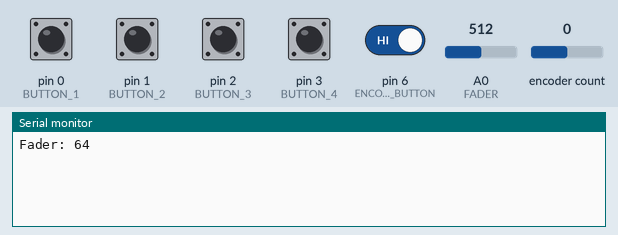
Bench run of a sketch on a simulated Teensy 4. On the bench: the last lines printed to the serial monitor. The test bench sets the inputs (shaded band); at power-on: pin 0 (BUTTON_1), pin 1 (BUTTON_2), pin 2 (BUTTON_3), pin 3 (BUTTON_4), pin 6 (ENCODER_BUTTON) HIGH, encoder count 0, A0 (FADER) = 512.

Above: at 1.2 s.
1.3 s: encoder count set to 1
At 2.5 s:
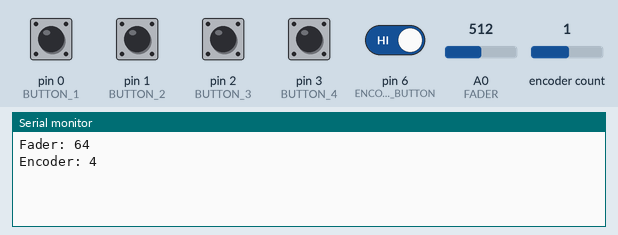
2.8 s: pin 0 (BUTTON_1) pulled LOW for 0.15 s
At 3.2 s:
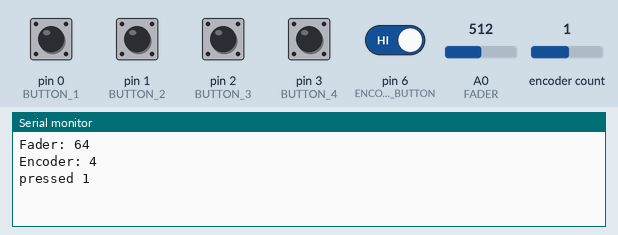
4.4 s: pin 6 (ENCODER_BUTTON) driven LOW
At 5.6 s:
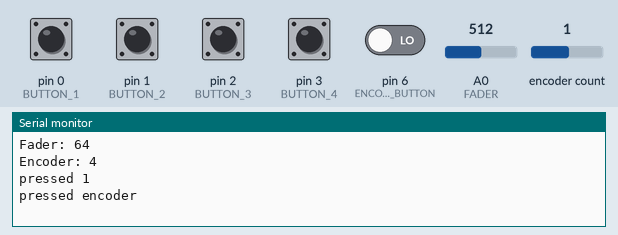
5.9 s: A0 (FADER) set to 716
At 7.1 s:
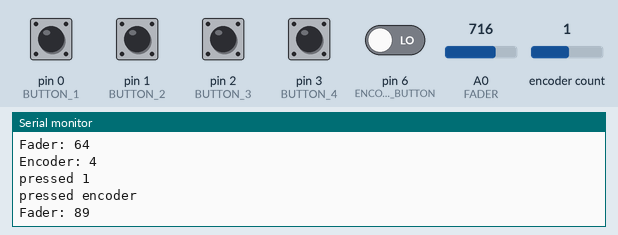
7.4 s: pin 1 (BUTTON_2) pulled LOW for 0.15 s
At 7.9 s:
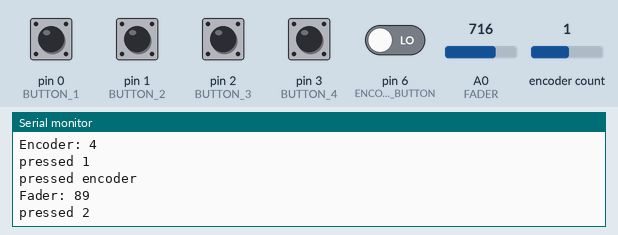
9.0 s: pin 2 (BUTTON_3) pulled LOW for 0.15 s
At 10.3 s:
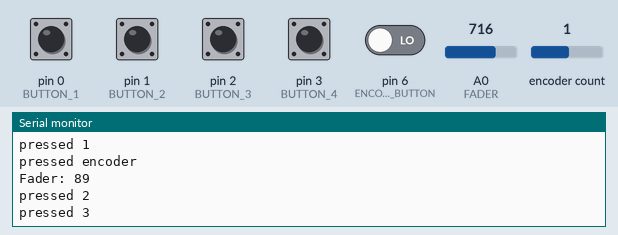

Measured:
- after the input at 1.3 s, the serial monitor: prints a new line at once (image 1)
- after the input at 2.8 s, the serial monitor: prints a new line at once (image 2)
- after the input at 4.4 s, the serial monitor: prints a new line at once (image 3)
- after the input at 5.9 s, the serial monitor: prints a new line at once (image 4)
- after the input at 7.4 s, the serial monitor: prints a new line at once (image 5)
- after the input at 9.0 s, the serial monitor: prints a new line at once (image 6)

The sketch:

midiController.ino
```cpp
#include <Bounce.h> //used for buttons
#include <Encoder.h> //used for rotary encoder

//#define POT_PIN 3 //analog
//#define TX_PIN 1 //digital
#define CHANNEL 1 //MIDI channel
#define BUTTON_1 0 //digital
#define BUTTON_2 1 //digital
#define BUTTON_3 2 //digital
#define BUTTON_4 3 //digital
#define ENCODER_BUTTON 6 //digital
#define FADER A0 //analog
#define ENCODERPIN_1 4 //digital
#define ENCODERPIN_2 5 //digital

int faderVal = 0; //current fader position
int lastFaderVal = 0; //last received fader position
long encoderVal = 0; //current encoder value
long oldEncoderVal = 0; //last received encoder value
//buttons
Bounce button1 = Bounce(BUTTON_1, 5); //CC1
Bounce button2 = Bounce(BUTTON_2, 5); //CC2
Bounce button3 = Bounce(BUTTON_3, 5); //CC3
Bounce button4 = Bounce(BUTTON_4, 5); //CC4
Bounce enc_button = Bounce(ENCODER_BUTTON, 5); //encoder button (CC5)
Encoder encoder(ENCODERPIN_1, ENCODERPIN_2); //jog wheel (rotary encoder) (CC20)

void setup() {
  //configure pins
  pinMode(BUTTON_1, INPUT_PULLUP);
  pinMode(BUTTON_2, INPUT_PULLUP);
  pinMode(BUTTON_3, INPUT_PULLUP);
  pinMode(BUTTON_4, INPUT_PULLUP);
  pinMode(ENCODER_BUTTON, INPUT_PULLUP);
}

void loop() {
  //update buttons, fader and encoder
  button1.update();
  button2.update();
  button3.update();
  button4.update();
  enc_button.update();
  encoderVal = encoder.read();
  faderVal = analogRead(FADER) / 8; //divide by 8 to put in 0-127 range

  //check for button presses
  if (button1.fallingEdge()) {
    //sendControlChange(control, value, channel)
    usbMIDI.sendControlChange(1, 10, CHANNEL);
    Serial.println("pressed 1");
  }
  if (button2.fallingEdge()) {
    //sendControlChange(control, value, channel)
    usbMIDI.sendControlChange(2, 10, CHANNEL);
    Serial.println("pressed 2");
  }
  if (button3.fallingEdge()) {
    //sendControlChange(control, value, channel)
    usbMIDI.sendControlChange(3, 10, CHANNEL);
    Serial.println("pressed 3");
  }
  if (button4.fallingEdge()) {
    //sendControlChange(control, value, channel)
    usbMIDI.sendControlChange(4, 10, CHANNEL);
    Serial.println("pressed 4");
  }
  if (enc_button.fallingEdge()) {
    //sendControlChange(control, value, channel)
    usbMIDI.sendControlChange(5, 10, CHANNEL);
    Serial.println("pressed encoder");
  }
  //check for change in fader or encoder
  if (faderVal != lastFaderVal) {
    usbMIDI.sendControlChange(10, faderVal, CHANNEL);
    lastFaderVal = faderVal;
    Serial.print("Fader: ");
    Serial.println(faderVal);
  }
  if (encoderVal != oldEncoderVal) {
    usbMIDI.sendControlChange(20, encoderVal, CHANNEL);
    oldEncoderVal = encoderVal;
    Serial.print("Encoder: ");
    Serial.println(encoderVal);
  }
  delay(10); // to prevent slight fluctuations from sending through
  // MIDI Controllers should discard incoming MIDI messages.
  while (usbMIDI.read()) {
  }
}
```
